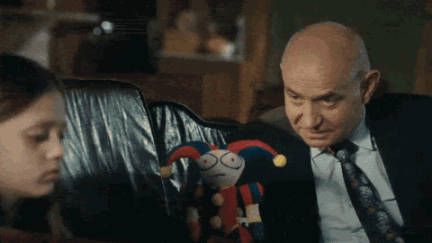
#> input picture media/animated.gif, 432 x 243 px
$ python -i main.py   (imports and definitions only)
#> lines starting #> are read from the running program, lines starting #| are printed output that depends on the picture; after the words box and inside, x2 and y2 are one past the last pixel; in counts of white or black regions, pixels touching at a corner belong together
#> further down, picture is the input picture: PIL image 432x243 P; mean R, G, B, A 51.4, 48.9, 42.6, 255
# Dependencies
import os
import ctypes
import configparser
import time
import textwrap
import imageio
import threading
import queue
from PIL import Image, ImageDraw, ImageGrab, GifImagePlugin, UnidentifiedImageError
try:
    import pystray
    from pystray import Icon, MenuItem, Menu
except Exception:
    pystray = None

# Config-related thingies
config = configparser.ConfigParser()
# [1 line not run here, left out]
if "DEFAULT" not in config:
    config["DEFAULT"] = {}
# set default config stuff
# [9 lines not run here, left out]

# Profile support
profile_names = [section for section in config.sections() if section != configparser.DEFAULTSECT]
# [6 lines not run here, left out]

profile_order_input = config["DEFAULT"].get("ProfileOrder", "")
ordered_profiles = [name.strip() for name in profile_order_input.split(",") if name.strip() in profile_names]
# [1 line not run here, left out]
if not ordered_profiles:
    ordered_profiles = profile_names

# [1 line that did not run here, left out]
# [2 lines that did not run here, left out]

config["DEFAULT"]["ProfileOrder"] = ", ".join(ordered_profiles)
# [1 line that did not run here, left out]
# [2 lines not run here, left out]


# [9 lines left out: function load_profile, not called in this run]

active_profile_names = ordered_profiles
# [1 line that did not run here, left out]
# [1 line that did not run here, left out]
# [1 line that did not run here, left out]
# [1 line that did not run here, left out]
# [1 line that did not run here, left out]
# convert the applet name to the correct format for thhe dll
# [1 line that did not run here, left out]
# [1 line that did not run here, left out]


# Code

# DLL Loading
try:
    LogiLCD = ctypes.CDLL(DLLPath)

    # attempt to load the needed DLL functions
    LogiLCDInit = LogiLCD.LogiLcdInit # LogiLcdInit(wchar_t* displayName, int displayType)
    # displayType: Mono (0x00000001) or Color (0x00000002)

    LogiLCDConnection = LogiLCD.LogiLcdIsConnected # LogiLcdIsConnected(int displayType)
    # displayType: Mono (0x00000001) or Color (0x00000002)

    LogiLCDButtonPressed = LogiLCD.LogiLcdIsButtonPressed # LogiLcdIsButtonPressed(int buttonFlag)
    button_queue = queue.Queue()
    PROFILE_BUTTON_PREV = 0x00000001
    PROFILE_BUTTON_NEXT = 0x00000002
    BUTTON_FLAGS = (PROFILE_BUTTON_PREV, PROFILE_BUTTON_NEXT, 0x00000004, 0x00000008, 0x00000010, 0x00000020, 0x00000040)
    # Button Flag (Hex Constants)	G13 / G15 / G510 Soft-keys	G19 Color Soft-keys
    # 0x00000001	                Button 0 (Far Left)         Left Arrow Button
    # 0x00000002	                Button 1                    Right Arrow Button
    # 0x00000004	                Button 2                    Up Arrow Button
    # 0x00000008	                Button 3 (Far Right)	    Down Arrow Button
    # 0x00000010	                N/A	                        "OK" / Select Button
    # 0x00000020	                N/A	                        "Cancel" / Back Button
    # 0x00000040	                N/A	                        Menu Button

    LogiLCDUpdate = LogiLCD.LogiLcdUpdate # LogiLcdUpdate()
    LogiLCDShutdown = LogiLCD.LogiLcdShutdown # LogiLcdShutdown()

    # mono functions
    MonoSetText = LogiLCD.LogiLcdMonoSetText # LogiLcdMonoSetText(int lineNumber, wchar_t* text)
    # lineNumber: 0-3 for mono displays, 0-7 for color displays

    MonoSetBackground = LogiLCD.LogiLcdMonoSetBackground # LogiLcdMonoSetBackground(BYTE monoBitmap[])

except OSError as e:
    print(
        f"Could not load DLL. Ensure Python is 64-bit and path is correct:\n{e}")
    exit(1)

# Applet-related thingies
# [1 line that did not run here, left out]
# [3 lines not run here, left out]

# Functions to handle rendering

# wraps a string and send to the driver
# [43 lines left out: functions wrapText, sendImage, clearScreen, not called in this run]

# convert the image to the correct format for the LCD (160x43, monochrome)
def convertImage(img):
    if img:
        img = img.convert("L")
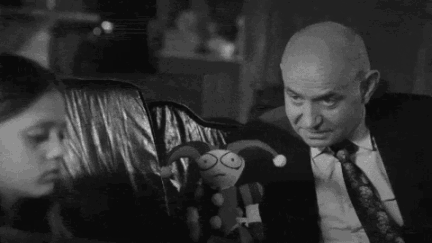
#> img: PIL image 432x243 L; min 10, max 202, mean 48.9
        img = img.resize((160, 43), Image.Resampling.LANCZOS)
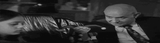
#> img: PIL image 160x43 L; min 4, max 191, mean 48.9
        # mono devices are EVIL and only support 2 states (on/off)
        img = img.point(lambda x: 255 if x >= 128 else 0)
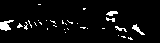
#> img: PIL image 160x43 L; 5.2% white; 30 white regions (25 under 20 px), largest, box (x1, y1, x2, y2) and area: (0, 20, 14, 31) 90, (132, 24, 145, 35) 49, (106, 11, 118, 16) 39, (115, 26, 127, 32) 29, (106, 17, 115, 22) 24
        return img

# screenshot!
# [97 lines left out: functions captureScreen, openAndDecodeImage, loopThroughFolder, displayFile, read_text_file, not called in this run]

# create a thread to check for button presses without blocking the main thread
lastPressed = []
# [10 lines left out: function asyncButtonWorker, not called in this run]

profile_lock = threading.Lock()
profile_change_event = threading.Event()
shutdown_event = threading.Event()
input_thread = None

# switch profiles and update global variables accordingly
# [67 lines left out: functions set_active_profile, handleButtonPresses, main, not called in this run]


# [37 lines not run here, left out]

>>> from PIL import Image
>>> picture = Image.open('media/animated.gif')
>>> result = convertImage(picture)
